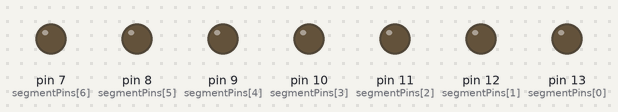
Bench run of a sketch on a simulated Arduino Uno, built with avr-gcc and run on an emulated ATmega328P. Parts: output pins drawn as LEDs (lit = HIGH).

Above: at 0.2 s.
At 1.4 s:
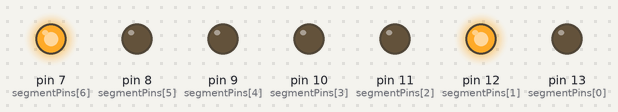
At 3.0 s:
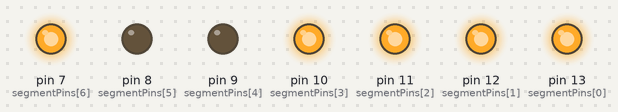
At 5.4 s:
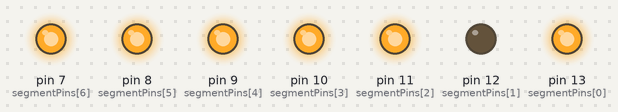
At 7.8 s:
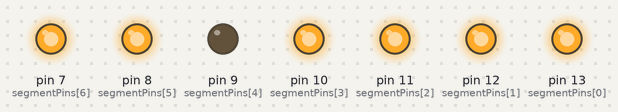
At 10.2 s:
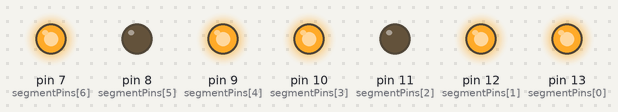
Timing chart, 0 to 10.5 s (numbered marks = the images above):
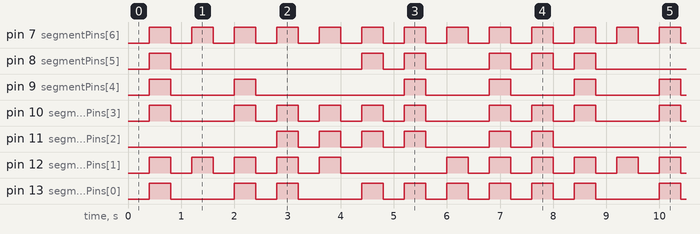

The sketch:

atv4led.ino
```cpp
const int segmentPins[] = { 13, 12, 11, 10, 9, 8, 7 };
//B=12, C=7 A=13 F=10 G==11 D=8 E=9
const int objNumber[][10] = {
  {13,12,10,9,8,7}, //0,                    // 0 index is not used
  { 12, 7 },            // 1 AB
  { 13, 12, 7, 9, 10 },  // 2 ABGED
  { 13, 12, 7, 11, 10 },  // 3 ABGCD
  { 10, 11,12,7},// 4 FGBC
 {13,10,11,7,8}, // 5 AFGCD
  {13,10,11,9,8,7},//6 AFGEDC
  {13,12,7},//7 ABC
  {13,12,11,10,9,8,7},//8 ABFGCDE
  {13,10,11,12,7,8},//9 AFGBCD
};

void setup() {
  // Set all the segment pins as outputs
   pinMode(2,INPUT);
   pinMode(3,INPUT);
  for (int i = 0; i < 7; i++) {
    pinMode(segmentPins[i], OUTPUT);
  }
}

void loop() {
  // Example: Display number 2
  for (int number = 0; number < 10; number++) {
    delay(400);
    for (int i = 0; i < 7; i++) {
      if(objNumber[number][i] != 0) {
          digitalWrite(objNumber[number][i], HIGH);
      }

    }
  delay(400);
  for (int i = 0; i < 7; i++) {
        digitalWrite(segmentPins[i], LOW);
      }


    // Turn on the segments for the number
  }
}
```

Measured:
- by itself, pin 7 (segmentPins[6]): alternates HIGH for 0.40 s and LOW for 0.40 s
- by itself, pin 9 (segmentPins[4]): repeats every 8.0 s: LOW 1.2 s, HIGH 0.40 s, LOW 2.8 s, 2 × (HIGH 0.40 s, LOW 1.2 s), HIGH 0.40 s
- by itself, pin 12 (segmentPins[1]): repeats every 8.0 s: 4 × (LOW 0.40 s, HIGH 0.40 s), LOW 2.0 s, 3 × (HIGH 0.40 s, LOW 0.40 s), HIGH 0.40 s
- by itself, pin 8 (segmentPins[5]): repeats every 8.0 s: LOW 3.6 s, HIGH 0.40 s, LOW 0.40 s, HIGH 0.40 s, LOW 1.2 s, 2 × (HIGH 0.40 s, LOW 0.40 s), HIGH 0.40 s
- by itself, pin 11 (segmentPins[2]): repeats every 8.0 s: 3 × (LOW 0.40 s, HIGH 0.40 s), LOW 1.2 s, HIGH 0.40 s, LOW 0.40 s, HIGH 0.40 s, LOW 2.8 s, HIGH 0.40 s
